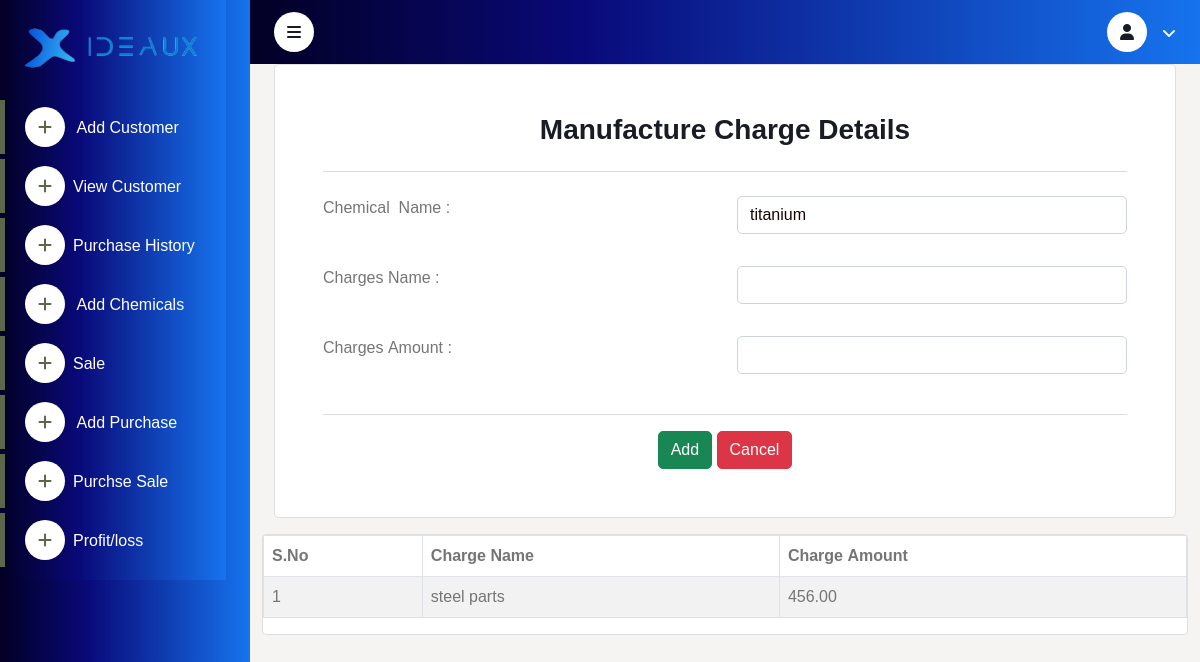
The app's page /manu/manufacture/37/ with its own data.
### manu/models.py (models this page shows)
class Product(models.Model):
    manufactured_product=models.CharField(max_length=20)
    manufactured_quantity=models.CharField(max_length=60)
    measure=models.CharField(choices = MEASURE_CHOICES,max_length=60)
    type_name=models.CharField(max_length=20,choices=TYPE_CHOICES,null=True,blank=True)
    total_charge_amount=models.DecimalField(max_digits = 16, decimal_places = 2,default=0)
    raw_material_amount=models.DecimalField(max_digits = 16, decimal_places = 2,default=0)
    sell_status=models.CharField(max_length=20,choices=STATUS_CHOICES,null=True,blank=True)
    status= models.CharField(choices=STATUS_CHOICES,max_length=100, null=True,blank=True)
    price_pro_loss=models.DecimalField(max_digits = 8,decimal_places = 2,default=0)
    total_manufactured_amount=models.DecimalField(max_digits = 16, decimal_places = 2,default=0)
    total_sell_amount=models.DecimalField(max_digits = 16, decimal_places = 2,default=0)
    sub_amount=models.DecimalField(max_digits = 16, decimal_places = 2,default=0)
    unit_purchase_price=models.DecimalField(max_digits = 16, decimal_places = 2,default=0)
    sell_quantity=models.IntegerField(null=True, blank=True,default=0)
    unit_price_manu_product=models.DecimalField(max_digits = 16, decimal_places = 2,default=0)
    quantity_price=models.IntegerField(null=True, blank=True,default=0)
    purchase_price=models.DecimalField(max_digits = 8,decimal_places = 2,default=0)
    created_at = models.DateTimeField(auto_now_add=True)
    updated_at = models.DateTimeField(auto_now=True)

class Manufacturing(models.Model):
    product_name=models.ForeignKey(Product,on_delete=models.CASCADE,null=True,blank=True)
    charges_name=models.CharField(max_length=20)
    charges_amount=models.DecimalField(max_digits = 16, decimal_places = 2,default=0)
    Date=models.DateTimeField(auto_now_add=True)

### manu/views.py (the view)
# urls.py: path('manufacture/<int:id>/', views.manufacture, name='manufacture'),
def manufacture(request,id):
   raw_material=Raw_material.objects.filter(product_name_id=id)
   product=Product.objects.get(id=id)
   manufacture=Manufacturing.objects.filter(product_name_id=id)
   if request.method=="POST":
        form = ChargeForm(request.POST)
        if form.is_valid():
            x=form.save()
            x.product_name_id=id
            x.save()
            total=0
            for i in manufacture:
              total+=i.charges_amount
              product.total_charge_amount=total
              product.save()
            product.total_manufactured_amount=total+product.raw_material_amount
            product.save()
            messages.success(request,'charges added successfully')
            return render(request,'manu/manufacturing.html', {'product':product,'total_charge_amount':total,'manufacture':manufacture,'product':product})
        else:
            return render(request,'manu/manufacturing.html', {'form':form,'manufacture':manufacture,'product':product})
   else:
        form=ChargeForm()
        return render(request, 'manu/manufacturing.html',{'manufacture':manufacture,'product':product})

### manu/templates/manu/manufacturing.html (shortened to what this page needs)
{% extends "user/layout.html" %}
{% load static %}
{% block content %}
<div class="container">
    <div class="card p-5">
        <h3 class="text-center">Manufacture Charge Details</h3>
        <hr class="hr-center">
        <form action="" method="post" enctype="multipart/form-data">
            <div class="row">
              <div class="col-md-6 mt-2">
                <label for="charges_name">Chemical &nbsp;Name&nbsp;:</label>
            </div>
            <div class="col-md-6 mt-2">
                <input type="text" name="product" class="form-control" id="charges_name" value="{{product.manufactured_product}}"  disabled ><br>
        </div>
                    <div class="col-md-6 mt-2">
                        <label for="charges_name">Charges&nbsp;Name&nbsp;:</label>
                    </div>
                    <div class="col-md-6 mt-2">
                        <input type="text" name="charges_name" class="form-control" id="charges_name" value="{{form.charges_name.value|default_if_none:''}}"  ><br>
                </div>
                <div class="col-md-6 mt-2">
                    <label for="product_name">Charges&nbsp;Amount&nbsp;:</label>
                </div>
                <div class="col-md-6 mt-2">
                    <input type="text" name="charges_amount"   class="form-control" id="charges_amount" value="{{form.charges_amount.value|default_if_none:''}}"  ><br>
            </div>
        </div>
            <hr class="hr-center">
            <div class="mt-2 text-center">
                <button type="submit" class="btn btn-success">Add</button>
                <button type="reset" class="btn btn-danger">Cancel</button>
            </div>
        </form>
    </div>
</div>
    <div class="card mt-3">
      <div class="table-responsive">
        <table class="table table-striped table-bordered table-hover">
          <thead>
            <tr>
              <th>S.No</th>
              <th>Charge&nbsp;Name</th>
              <th>Charge&nbsp;Amount</th>
            </tr>
          </thead>
          <tbody>
            {% for i in manufacture %}
            <tr>
              <td>{{forloop.counter}}</td>
              <td>{{i.charges_name}}</td>
              <td>{{i.charges_amount}}</td>
            </tr>
            {% endfor %}
          </tbody>
        </table>
      </div>
    </div>
  </div>
  {% endblock content %}

### user/static/css/styles.css (style rules this page uses)
:root { --primary: #bb1e30; --light: #e92a41; --dark: #252525; --blue:rgb(71, 144, 208); }
.btn { transition: .5s; }

### records on screen
Product: product "titanium"
Manufacturing: charges_name "steel parts", charges_amount "456.00"
